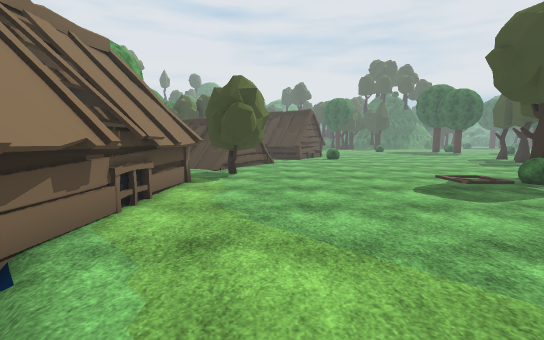
view 1 (above)

23 first-person views from a walk through a 3-D level made in the Unity game engine. The camera is 1.5 m above the floor, tilts 6° down and sees 85° across. The floor is counted in squares, 1 m on a side. Each view is taken from the middle of a square. On the plan, view 1 faces up. The plan holds only what a view shows up to about 15 squares ahead; the rest is blank. The place goes on beyond the plan. Some trees and plants on the terrain are drawn as simple stand-ins. The player is left out. Some surface patterns are stand-ins.

view 2
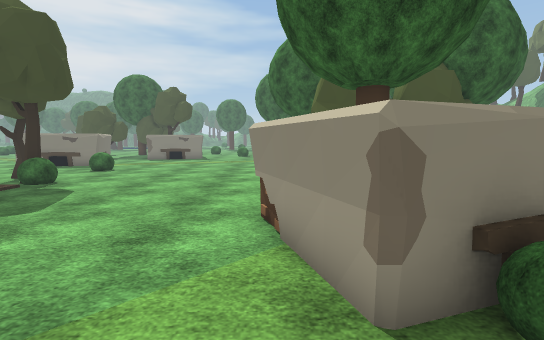

view 3
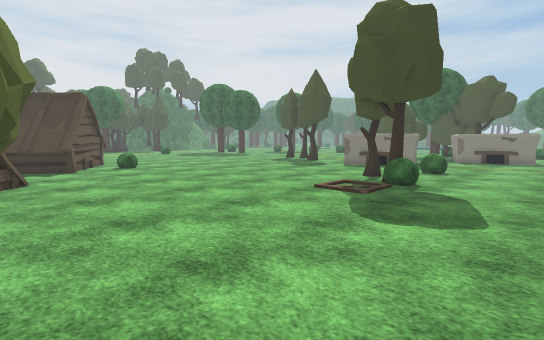

view 4
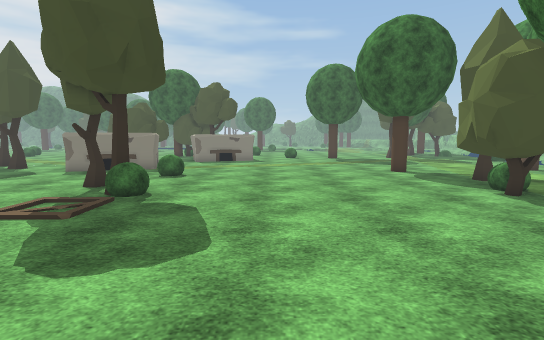

view 5
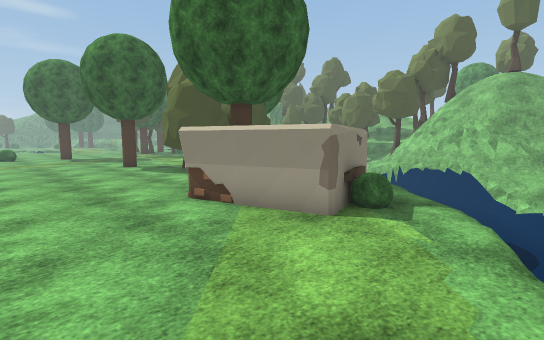

view 6
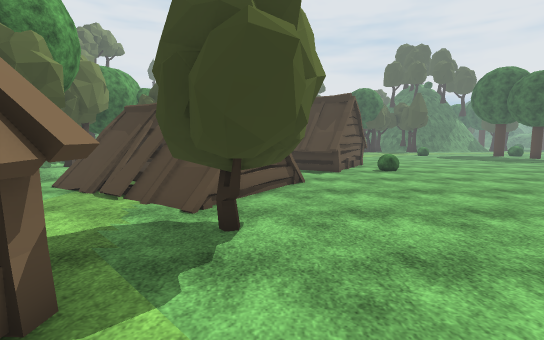

view 7
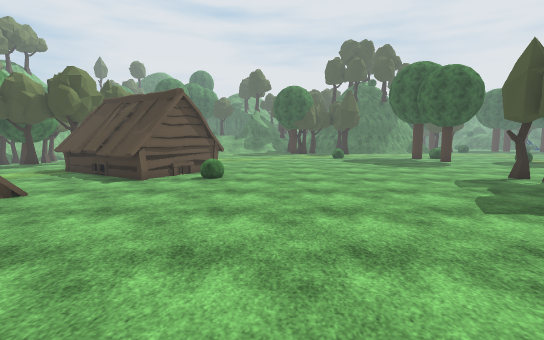

view 8
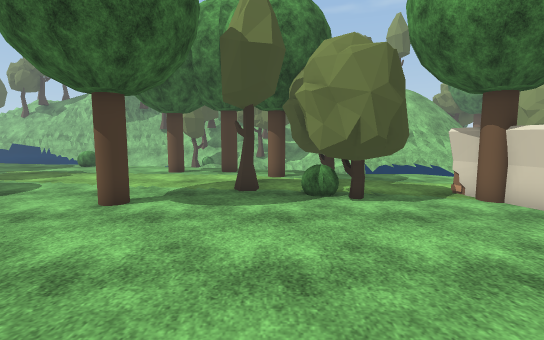

view 9
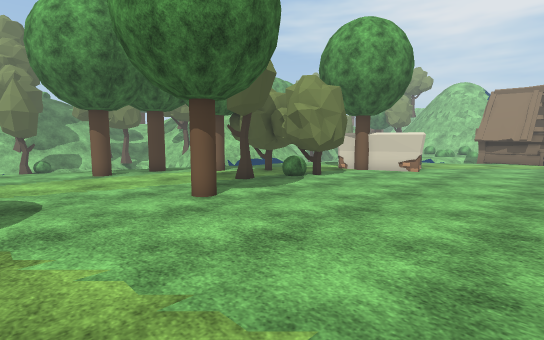

view 10
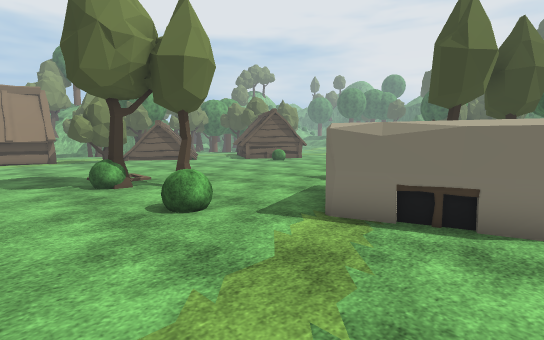

view 11
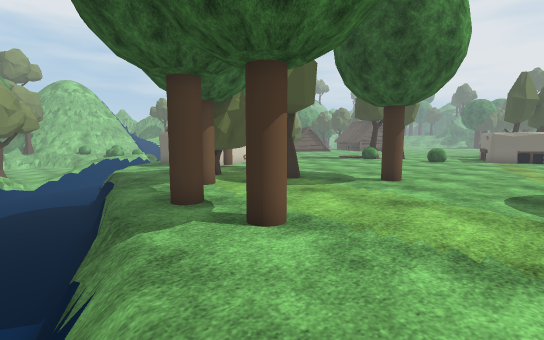

view 12
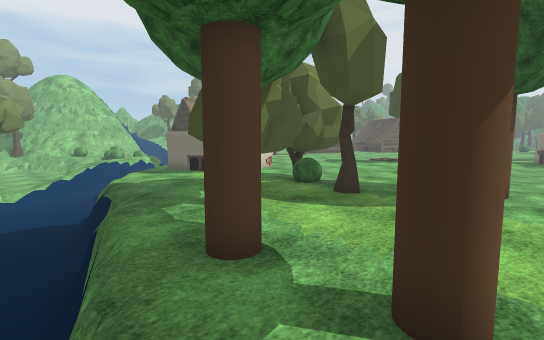

view 13
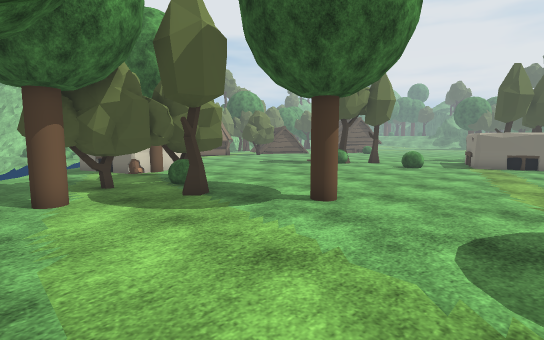

view 14
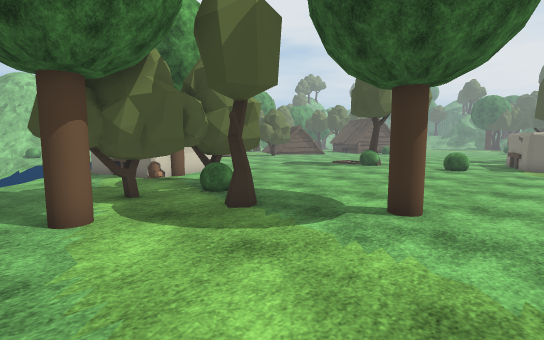

view 15
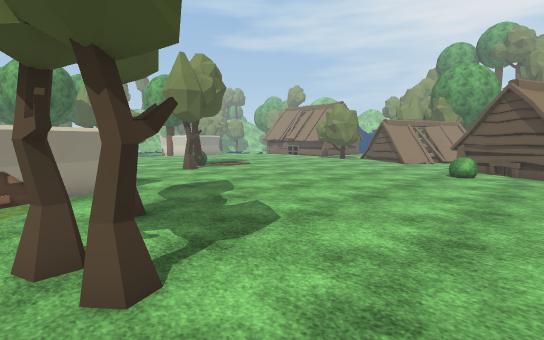

view 16
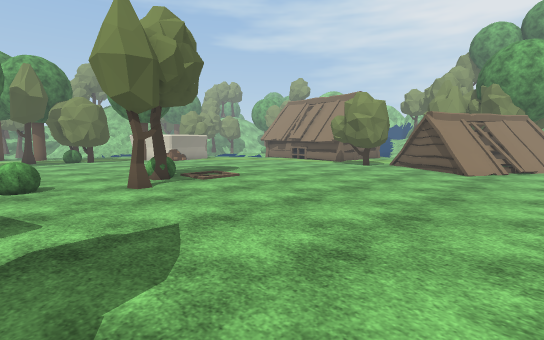

view 17
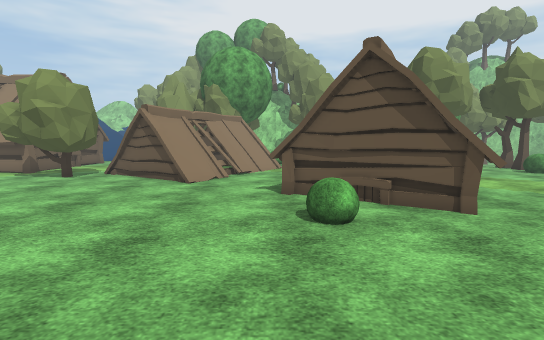

view 18
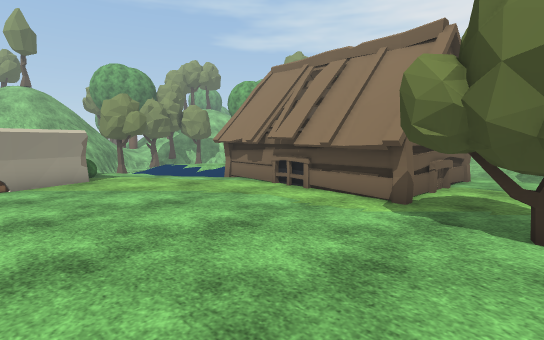

view 19
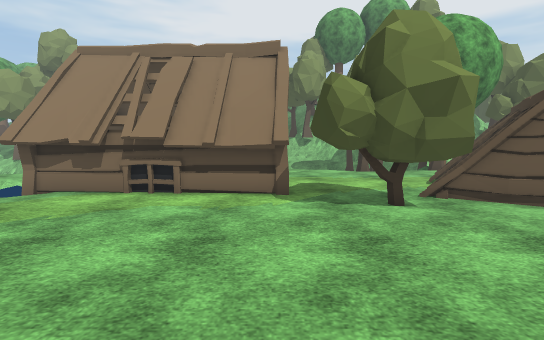

view 20
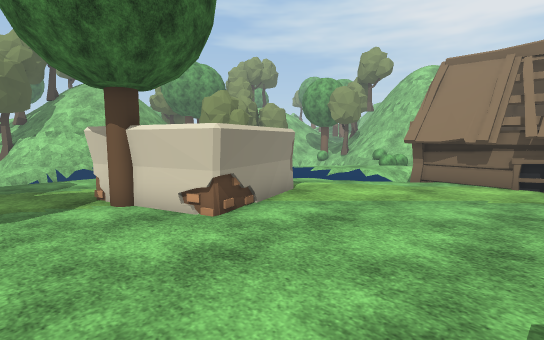

view 21
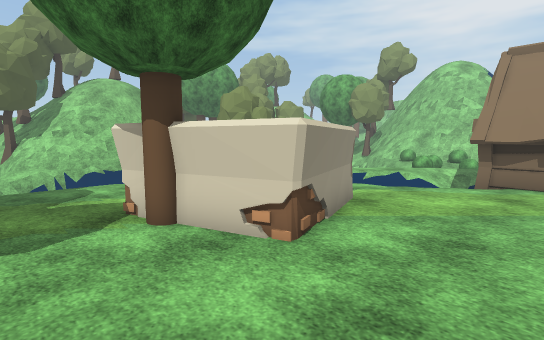

view 22
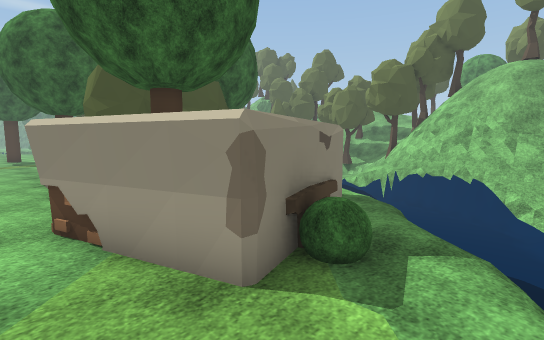

view 23
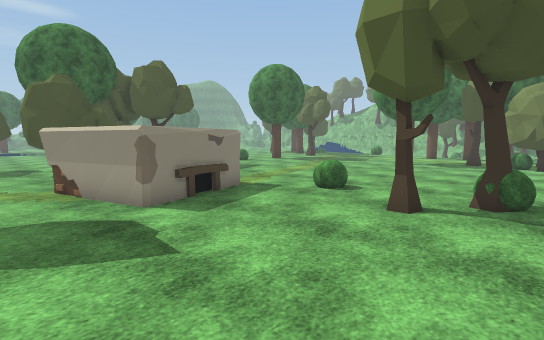

### Floor plan
Key: @ floor where view 1 was taken; # wall or solid block; . main floor; : floor 0.75 m higher than the main floor; - floor 1 m lower than the main floor; _ floor 1.25 m lower than the main floor; + floor 1.5 m higher than the main floor; < floor 1.5 m lower than the main floor; * floor 1.75 m higher than the main floor; % floor 2 m higher than the main floor; / step, stairs or slope; = window, fence, low wall or low ledge; v drop or lower ground; H hut; T tree; B bush; O other object.
Columns run from 7 left of view 1 to 19 right of it. Each row starts with its distance up from view 1.
 25   ..HH    HH..............
 24   ..HHH   HH...............
 23   ...HHHHHH................
 22    ....HHH.BB...........T.
 21   H......H..............TT
 20  HHH......................
 19 HHHHHH.................T..
 18 HHHHHHHH...................
 17 HHHHHHH..................O.
 16  .OHHHH...............OOOO.
 15  ...HH................O
 14  ....TT...............O
 13  ...TTTT..............OOOOO
 12  ...TTT..........TT....OO..
 11  ....TT..........T..B......
 10 HHHHH...........B...BB.....
  9     H...........T..........
  8     H......................
  7     H......................
  6     H.....................
  5     H......................
  4     H......................
  3 HHHHH......................
  2     = ....OOO..............
  1      =..OOO O...T..........
  0        @BO  TT.TTT....T....
 -1   =   =.BO  OO.TTB.........
 -2   #    =.OOOO...TT.T.......
 -3        ==......TTT.........
 -4          =.....TTT.........
 -5     ==<< ==.....TTT........
 -6      =<<<#===#......T.T....
 -7     --_<<<<#==v==...T.TT...
 -8     --  <<<<<<<#=v-v.......
 -9     T === <<<<<<<<<<==//..
-10       .=##= <<<<<<<<   v==/
-11       :vv###=
-12       +*%vv###=
-13             ##=

Where each view was taken, in squares from view 1:
view 1: 0 up, 0 right, facing up
view 2: 2 up, 1 left, facing right
view 3: 6 up, 1 left, facing up-right
view 4: 6 up, 1 right, facing right
view 5: 6 up, 2 left, facing down-right
view 6: 8 up, 1 left, facing up
view 7: 10 up, 7 right, facing up
view 8: 7 up, 11 right, facing down
view 9: 7 up, 19 right, facing down-left
view 10: 7 up, 19 right, facing up-left
view 11: 10 down, 19 right, facing up-left
view 12: 9 down, 16 right, facing up-left
view 13: 6 down, 19 right, facing up-left
view 14: 6 down, 17 right, facing up-left
view 15: 25 up, 18 right, facing down-left
view 16: 21 up, 14 right, facing down-left
view 17: 21 up, 10 right, facing left
view 18: 13 up, 4 right, facing down-left
view 19: 10 up, 5 right, facing left
view 20: 7 up, 8 right, facing down-left
view 21: 5 up, 8 right, facing down-left
view 22: 3 up, 1 left, facing down-right
view 23: 18 up, 8 right, facing down-right
